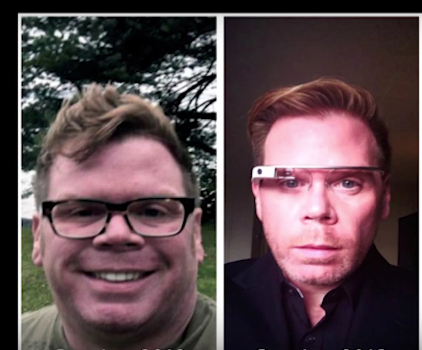
#> input picture P2/p2/images/face.png, 422 x 350 px; the run also reads 1 picture not shown here
$ jupyter execute --allow-errors P2_JoelBolwinj_RodrigoCabezas.ipynb   (shell and % lines are left out)
#> lines starting #> are read from the running program, lines starting #| are printed output that depends on the picture; long printed decimals are rounded
# Computer vision - Laboratory

[cell 1]
import numpy as np # useful for manipulating matrices
from skimage import * # useful for image loading and saving
from matplotlib import pyplot as plt # useful for plotting images on iPython or Jupyter Notebooks
from scipy.ndimage import convolve
from skimage.color import rgb2gray, rgba2rgb
from skimage.transform import resize
from skimage.io.collection import ImageCollection
import matplotlib.animation as animation

==============================================================================================
## Practicum 2: Filtering and edge detection

==============================================================================================

The main topics are:
1. Image smoothing
2. Edge detection

In order to complete this practicum, the following concepts need to be understood: linear filters, histograms, convolutions, and edges.

The following chapters of the book "Computer Vision: Algorithms and Applications" by Richard Szeliski provide additional information:
* Chapter 3. Image processing: Point operators & linear filtering.
* Chapter 4. Feature detection and matching: Edges.

### 2.1 Image processing with different scales and filters

a) Read the image "face.png" and analyse its histogram. What is the histogram representing for an image?

- Visualize the R, G, and B channels of the image.

- Visualize the histogram of a color image with the following characteristics:

    - Obtain the histogram with 8, 32, 64 and 256 bins.

    - Visualize the histogram of each channel and the gray level image and compare them. Comment their difference (see image bellow as an example of histogram extraction).

Note: What type should be the image in order to compute the histogram? check using different bins for the histogram.

Hint : the `exposure` module within the `skimage` library makes the histogram extraction easy!

Help: [matplotlib image tutorial](https://matplotlib.org/users/image_tutorial.html)

[cell 2]
face = io.imread("images/face.png")
#> face is the input picture: shape (350, 422, 4); mean R, G, B, A 91.9, 72.2, 76.7, 255

face_R, face_G, face_B = face[:, :, 0], face[:, :, 1], face[:, :, 2]
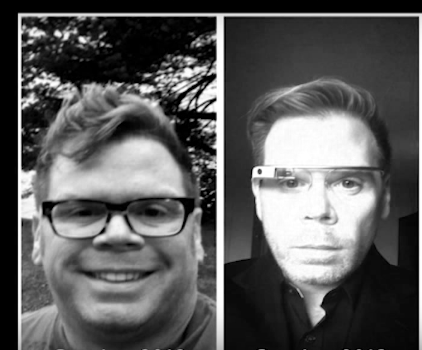
#> face_R: shape (350, 422); min 0, max 255, mean 91.9
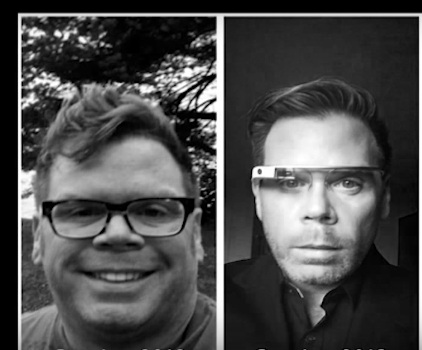
#> face_B: shape (350, 422); min 0, max 255, mean 76.7

fig, axs = plt.subplots(1,3)
fig.set_size_inches(10,10)
axs[0].imshow(face_R, cmap='gray')
axs[0].set_title("Red channel")
axs[1].imshow(face_G, cmap='gray')
axs[1].set_title("Green channel")
axs[2].imshow(face_B, cmap='gray')
axs[2].set_title("Blue channel")
plt.show()
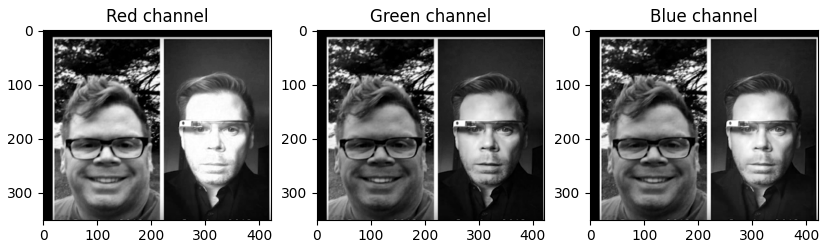
#> figure drawn by matplotlib, 3 panels

[cell 3]
def plot_RGBgray_histogram(img, nbins, width = 0.15, overlap=True):

    # Overlap parameter (bool) plots RGB-gray histogram values on the same plot when True. If false it prints them in separate
    # plots.

    # The 'histogram' function from the exposure libray returns the values from the histogram as well as the values at the
    # center of the bins. Only the first ones are being used here.
    hist_gray, _ = exposure.histogram(img_as_float(rgb2gray(np.copy(img))), nbins)
    hist_R, _ = exposure.histogram(img_as_float(img[:, :, 0]), nbins)
    hist_G, _ = exposure.histogram(img_as_float(img[:, :, 1]), nbins)
    hist_B, _ = exposure.histogram(img_as_float(img[:, :, 2]), nbins)

    index = np.arange(nbins)

    if overlap:
        # All the histograms of RGB channels and gray on the same plot.
        rects_gray = plt.bar(index, hist_gray, width, color='y',label='Gray')
        rects_R = plt.bar(index + width, hist_R, width, color='r',label='Red channel')
        rects_G = plt.bar(index + 2*width, hist_G, width, color='g',label='Green channel')
        rects_B = plt.bar(index + 3*width, hist_B, width, color='b',label='Blue channel')

        plt.legend()
        plt.tight_layout()
        plt.title("Histogram with " + str(nbins) + " nbins")
    else:
        # Histograms in different subplots.
        fig, axs = plt.subplots(1,4)
        fig.set_size_inches(20,5)
        axs[0].bar(index, hist_gray, color='gray')
        axs[0].set_title('Gray level image')
        axs[1].bar(index, hist_R, color='red')
        axs[1].set_title('Red channel')
        axs[2].bar(index, hist_G, color='green')
        axs[2].set_title('Green channel')
        axs[3].bar(index, hist_B, color='blue')
        axs[3].set_title('Blue channel')

    plt.show()

face = io.imread("images/face.png")
#> (the rest of this cell did not finish here and is left out)

[cell 4]
face = io.imread("images/face.png")
#> (the rest of this cell did not finish here and is left out)


**Comment:** From the histograms of the different channels, we can clearly see that the green tones are less present in the image in comparison to the red or blue channels.

b) Read the image `face.png` (a) and convolve it with a horizontal mask `mask_h1d=[1,1,1,1,1,1,1,1,1,1,1,1,1,1,1]`(b). Later, substract the obtained image to the original one and save the new image (c).

***To make your code legible, the resulted images should be shown in a 3x1 plot, with the following titles: a) 'Original image', b) 'Convolved image' and c) 'Difference with the original image'***

Hint: the `convolve` command belongs to the library `ndimage` of `scipy`.

- Observe and comment how the ***type*** and the ***range of values (max & min)*** changed when different operations have been applied on the image.

- Plot the different images ((a)original image, (b)intermediate and (c)final) on a figure with multiple images. Put titles on the image plots to explain what each image represents. Is the type of the mask important for the convolution? How is the image changed after the convolution? You need to repeat several times the convolution. Moreover, you need to also use bigger masks in order to observe better the effect of it. Present at least 5 experiments commenting the results obtained and their differences.

Note: Remember that `matplotlib.pyplot` automatically rescales the values of the image before displaying them. Visualize with and without values range rescaling.

Note: The command `convolve` performs a multidimensional convolution! A vector should be represented as: [[1,...1]].

[cell 5]
face = rgb2gray(io.imread("images/face.png"))
#> face: shape (350, 422) float64; min 0, max 1, mean 0.301
mask_h1d = [[1,1,1,1,1,1,1,1,1,1,1,1,1,1,1]]

def convolve_image_mask(img, mask):

    convolved = convolve(np.copy(img), mask)
    difference = np.copy(img) - convolved
    print(difference.dtype)
#| float64

    fig, axs = plt.subplots(1,3)
    fig.set_size_inches(10,10)
    axs[0].imshow(img, cmap='gray')
    axs[0].set_title("Original image")
    axs[1].imshow(convolved, cmap='gray')
    axs[1].set_title("Convolved image")
    axs[2].imshow(difference, cmap='gray')
    axs[2].set_title("Difference with the original image")
    plt.show()

    return convolved, difference

c1, difference = convolve_image_mask(face, mask_h1d)
print("Oginal image range [min, max]: ", face.min(), face.max(), face.max().dtype)
#| Oginal image range [min, max]:  0.0 1.0 float64
print("Convolved image range [min, max]: ", c1.min(), c1.max(), c1.max().dtype)
#| Convolved image range [min, max]:  0.0 14.935 float64

io.imsave("diff.png", np.interp(difference, (difference.min(), difference.max()), (-1, +1)))

[cell 6]
face = rgb2gray(io.imread("images/face.png"))
mask_h1d = np.asarray([[1,1,1,1,1,1,1,1,1,1,1,1,1,1,1]])

convolved = np.copy(face)

for i in range(1, 6):
    print("Experiment #"+ str(i) + ":")
    convolved, difference = convolve_image_mask(convolved, mask_h1d*5)
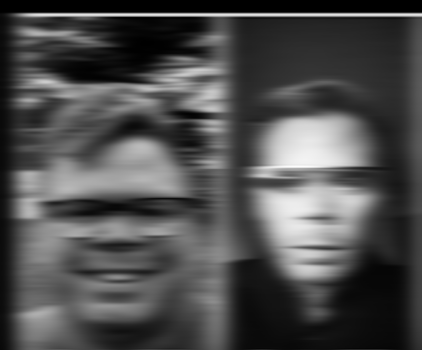
#> convolved: shape (350, 422) float64; min 0, max 2.33e+09, mean 714126477.5; drawn with min black and max white

**Comment:** The type of the mask is very important since its shape determines the orientation of how the mask will be applied to the different pixels. The range of the values changes depending on the type and values of the shape, those factors determine how the mask will affect the surrounding pixels of the image.

c) Convolve the image with a vertical one-dimensional mask. Compute and visualize the 3 images (a,b,c).

- Extract the image's histograms and visualize them.

- Compare the results with those of the previous exercise.

[cell 7]
face = rgb2gray(io.imread("images/face.png"))
mask_h1d = [[1,1,1,1,1,1,1,1,1,1,1,1,1,1,1]]

print("Horitzontal mask:")
h1, hd1 = convolve_image_mask(face, mask_h1d)
#| float64
print("Vertical mask:")
v1, vd1 = convolve_image_mask(face, np.transpose(mask_h1d))
#| float64

d) Convolve the original image with a uniform `two-dimensional` mask of dimensions 15x15 and with all values set to 1. Compute and visualize the 3 images (a,b,c).

- Extract the image's histograms and visualize them.

- Compare the results with those of the previous exercise.

[cell 8]
face = rgb2gray(io.imread("images/face.png"))
mask_h2d = np.ones((15,15))

_, _ = convolve_image_mask(face, mask_h2d)
#> in convolve_image_mask (call 9), `difference = np.copy(img) - convolved`:
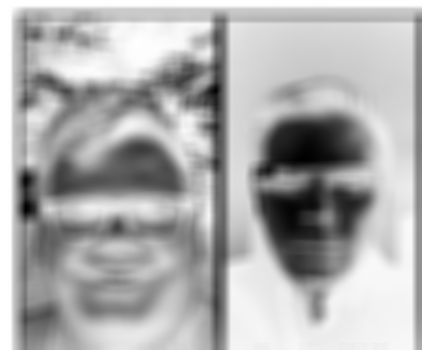
#> difference: shape (350, 422) float64; min -211.4, max 0, mean -67.41; drawn with min black and max white
#| float64

**Comparison:** When a two dimensional mask is applied, the image convolves on both axis, whereas with one dimension mask, the convulsion is only visible on the orientation of the mask.

e) Can we convolve a color image?

Implement a 3-channel filter, apply it, visualize the 3 images (a, b and c) and comment the results obtained.

Which is the result obtained when applying a single-channel filter channel by channel separately? Visualize again the three images (original, convolved and difference) and compare the results.

[cell 9]
# The convulsion cannot be applied to a 3-channel image directly. In order to successfully apply the mask on a RGB image,
# the mask needs to be applied on each channel separately.
def convolve_RGB_2DMask(image, all=False):

#> called with all = True
    convolved = np.copy(image)
    mask_h2d =  [[1/15**2]*15]*15 #np.ones((15,15))

    imageR, imageG, imageB = np.copy(image[:, :, 0]), np.copy(image[:, :, 1]), np.copy(image[:, :, 2])

    # Applying the convulsion channel by channel.
    convolved[:, :, 0] = convolve(np.copy(imageR), mask_h2d)
#> convolved: shape (350, 422, 4)
    convolved[:, :, 1] = convolve(np.copy(imageG), mask_h2d)
    convolved[:, :, 2] = convolve(np.copy(imageB), mask_h2d)

    difference = np.copy(image) - convolved
#> difference: shape (350, 422, 4)

    if all:
        # Prints the 3 different images requested on some exercises (original, convolved and difference).
        fig, axs = plt.subplots(1,3)
        fig.set_size_inches(10,10)
        axs[0].imshow(image)
        axs[0].set_title("Original image")
        axs[1].imshow(convolved)
        axs[1].set_title("Convolved image")
        axs[2].imshow(difference)
        axs[2].set_title("Difference with the original image")
        plt.show()
    else:
        # Only plots the convolved image.
        plt.imshow(convolved)

    return convolved, difference


face = io.imread("images/face.png")
_, _ = convolve_RGB_2DMask(face, all=True)

Given a color image (im), what is the difference between ***a*** and ***b*** ?

*** a) ***

im_2=np.array(im, dtype='float')

*** b) ***

im_2=np.array(im)

im_2=img_as_float(im_2)

**Answer:** Using method (a) the image will have values from 0 to 255, whereas with method (b) the range of the values of the image will be from 0 to 1.

f) Change the size of the image a) reducing it 10 times ***and*** b) augmenting it two times.

Observe if the histogram (i.e. nbins = 32) of the new images changed, and comment what happens and why.

Apply the convolution on the three images with the same two dimensional uniform mask and comment the results.
Note: Observe what is the output of the command `resize`.

[cell 10]
face = io.imread("images/face.png")
f, c, _ = face.shape
#> f = 350; c = 422

# The resize function requires a new shape for the resized image, so when reducing an image 'x' times it's shape it's divided
# 'x' times, and when augmenting the other way around.

print("Reduced:")
# Dividing the shape may lead to error since the new shape may be a float value instead of an integer. In order to avoid that,
# the new shaped is casted to an Integer.
reduced = resize(face, (int(f/10), int(c/10)))
plt.imshow(reduced)
plt.show()
#> (the rest of this cell did not finish here and is left out)


print("Augmented:")
# Multiplying an int should not generate float values, so here we don't apply the cast conversion.
augmented = resize(np.copy(reduced), (f*2, c*2))
plt.imshow(augmented)
plt.show()
plot_RGBgray_histogram(augmented, 32)

[cell 11]
_, _ = convolve_RGB_2DMask(reduced)
plt.show()
#> (the rest of this cell did not finish here and is left out)

**Comment:** Since resize works pixel by pixel, augmenting or reducing them, we can say that the histograms stay pretty much the same as before being resized, thereupon the pixel values are multiplied.

#### 2.2 Image processing with weighting and non-linear filters

a) Generate the following kernels and apply them to the original image of the previous exercise:

- Gaussian kernel with sigma = 1
- Gaussian kernel with a different sigma value. Which is the most adequate value for keeping the main objects and structures of the image?
- Median filter.

Comment the effect of using different kinds of filters on the original image.

Hint: use the skimage.filters function for creating the different filters.

**(Optional)** Apply the smoothing on some other images and present their results.

### 2.3 Determine the optimal contour

a) Load the 'logo.png' image and visualize its contours.

Apply the different contour extraction tecniques introduced during the theory session (roberts, prewitt, sobel and canny). Also, find the optimal parameteres for each of them.

Use subplot and title to visualize the results.

Which is the best countour detection technique?

Which are the optimal parameters for this image?

Is it necessary to normalize the mask as we do in the filtering applied for the smoothing?

Hint: use skimage.feature.canny for applying the canny filter

Optional: Superimpose the contours over the image.

b)	Repeate the experiment with other images, you can use the ones included in the folder **images**. Comment if the parameters need to be changed for the different images.

- Are the contours improved if the image is previously smoothed ?
- Which are the limitations of the different images contour extraction?

d) Optional: How many different ways can the Sobel detector be applied? Apply it (in all possible ways), and visualize and compare the obtained results.

### 2.4 Applying smoothing in order to obtain hybrid images

a) Given `Einstein.jpg` and `monroe.jpg` images, compute the hybrid image and visualize it.

By applying smoothing over an image I, we apply a `low-pass` filter. The resulting image can be called L(I). If we substract the filtered one from the original image, we obtain its high frequencies, that we can call H(I), i.e. we apply a `high-pass` filter.

***H(I) = I - L(I)***

A hybrid image is obtained by combining the low and high frequencies of the image, i.e. combining the results obtained by the `low-pass` and `high-pass` filters.

Hybrid (I1, I2) = L(I1) + H(I2)

Apply fspecial('gaussian,hsize,sigma') with the formula hsize=4*sigma+1. What does hsize mean?

Hint: In order to highlight the effect, in the L(I1) image you should define a lower sigma, while for the H(I1) you should use a higher one.

b) Combine both hybrid images and visualize them. Analyze which is the best way of showing it if our aim is to see Marylin Monroe. Additionally, rescale the image to different size and comment the results. Present the different visualizations of the experiment performed.

Optional : compute hybrid images from other images. Apply it over color images.

## 2.5 Anonimization of videos

One of the important problems in Computer Vision as a science that manages data (images and videos) is the anonimization of persons appearing in them. Given the collection of images in the folder collectionbigbang, smooth the images in order to make unrecognizible the faces of the persons. Display sequentially the original and the anonimized images.

Help:

- In order to read all images from a sequence, check the type [ImageCollection](http://scikit-image.org/docs/0.7.0/api/skimage.io.collection.html).

- In order to animate a sequence of images, you can use the animation library of matplotlib (in particular, [FuncAnimation](https://matplotlib.org/api/animation_api.html).

Note that the animation library does not work with matplotlib inline. You should use the nbagg plugin to visualize the sequence of images. To this purpose, write before animation the following line:
% matplotlib nbagg

[cell 12]
# Loading all the frames from the Big Bang episode.
images = io.ImageCollection("./images/bigbangcollection/*.png")
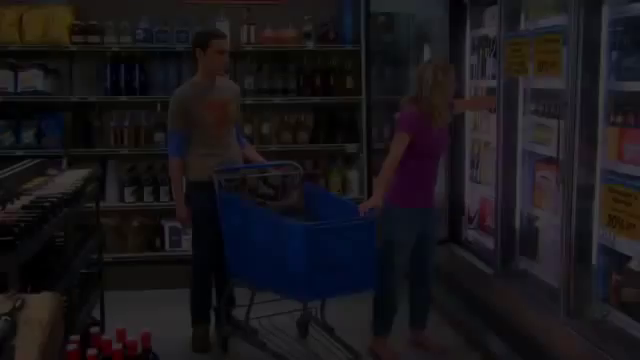
#> input picture P2/p2/images/bigbangcollection/frame00003.png, 640 x 360 px
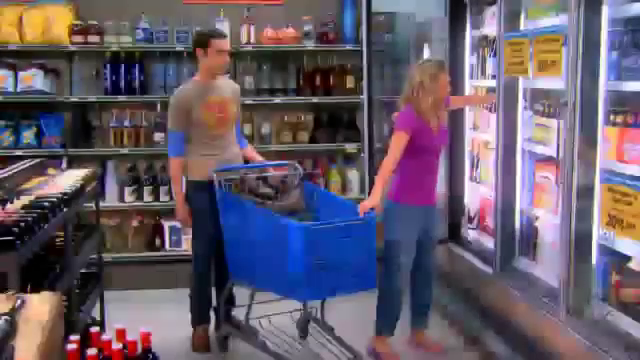
#> input picture P2/p2/images/bigbangcollection/frame00010.png, 640 x 360 px
#> images = 3 items

[cell 13]
# Using nbagg plugin to play the animation.

def convolve_RGB(image, mask=[[1/15**2]*15]*15):

    # Applies a 2D mask to a given image, the it's returned.

    i_conv = np.copy(image)

    imageR, imageG, imageB = np.copy(image[:, :, 0]), np.copy(image[:, :, 1]), np.copy(image[:, :, 2])
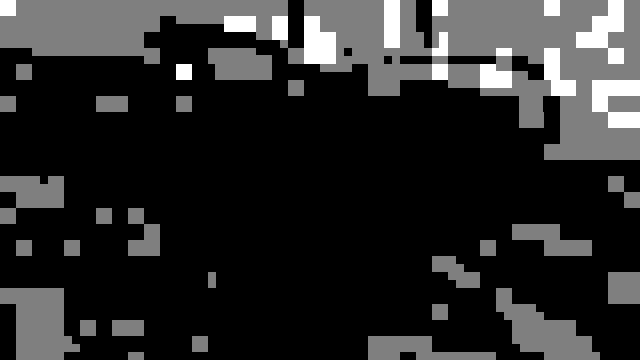
#> imageR: shape (360, 640); min 0, max 2, mean 0.339; drawn with min black and max white
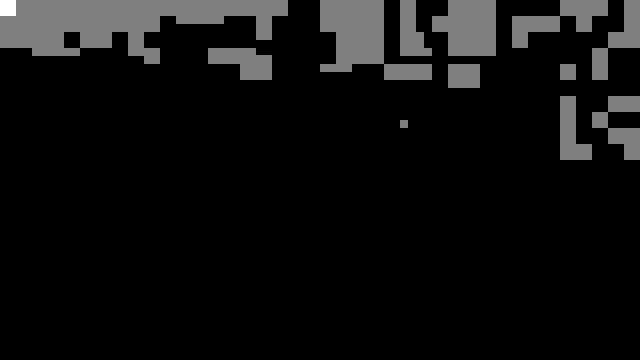
#> imageG: shape (360, 640); min 0, max 2, mean 0.123; drawn with min black and max white
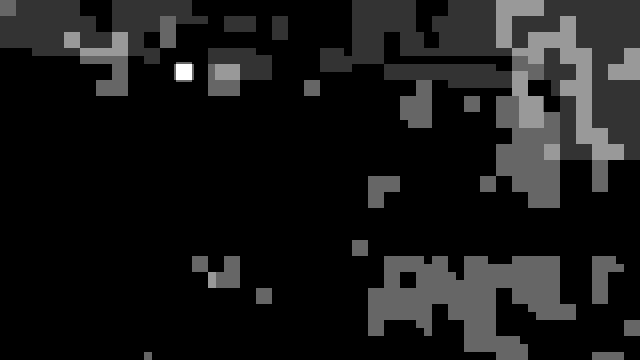
#> imageB: shape (360, 640); min 0, max 5, mean 0.487; drawn with min black and max white

    i_conv[:, :, 0] = convolve(np.copy(imageR), mask)
#> i_conv: shape (360, 640, 3); mean R, G, B 0.196, 0.123, 0.487
    i_conv[:, :, 1] = convolve(np.copy(imageG), mask)
#> i_conv: shape (360, 640, 3); mean R, G, B 0.196, 0.0555, 0.487
    i_conv[:, :, 2] = convolve(np.copy(imageB), mask)
#> i_conv: shape (360, 640, 3); mean R, G, B 0.196, 0.0555, 0.329

    return i_conv

def update(i):

    # Updates the frame.
    im.set_array(convolve_RGB(images[i]))
    plt.draw()
    return im

fig = plt.figure()
im = plt.imshow(images[0]) # First frame is shown.
#> (the rest of this cell did not finish here and is left out)
